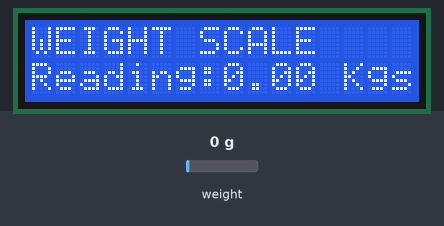
Bench run of a sketch on a simulated Arduino Uno, built with avr-gcc and run on an emulated ATmega328P. Shown: 16×2 character LCD. The test bench sets the inputs (shaded band); at power-on: weight on the scale 0 g. What the sketch prints to the serial monitor is not drawn.

Above: at 2.2 s.
2.3 s: weight on the scale set to 100 g
At 3.5 s:
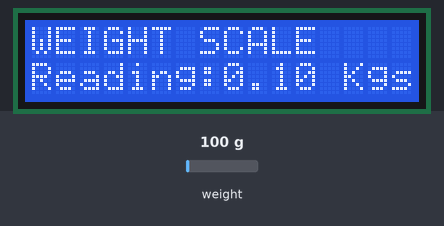
3.8 s: weight on the scale set to 1250 g
At 4.2 s:
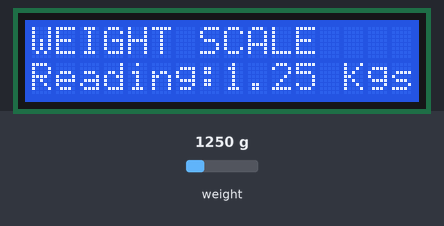
5.3 s: weight on the scale set to 2500 g
At 6.0 s:
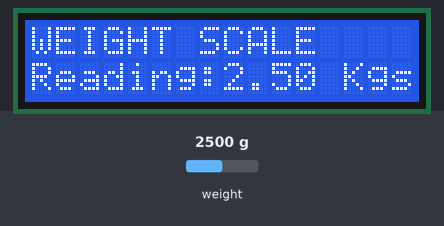
Timing chart, 0 to 8.3 s (numbered marks = the images above; inputs shaded):
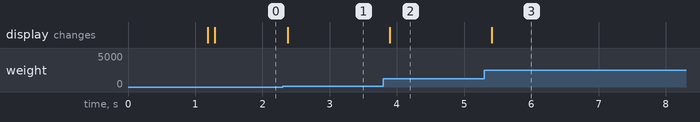

The sketch:

Ard_Weigh_Scale_Code_1.ino
```cpp
//Program code for digital weighing scale using Arduino and HX711 with load cell
#include <LiquidCrystal_I2C.h>
#include "HX711.h"

#define DEBUG_HX711

// calibration parameter from calibrating code with known values
#define CALIBRATION_FACTOR 13389//20780.0

// Create the lcd object address 0x3F and 16 columns x 2 rows
LiquidCrystal_I2C lcd (0x3F, 16,2);

// data pin and clock pin
byte pinData = 3;
byte pinClk = 2;

// define HX711
HX711 scale;

void setup() {

  lcd.init();
  lcd.backlight();
  lcd.print( "WEIGHT SCALE" );

#ifdef DEBUG_HX711
  // Initialize serial communication
  Serial.begin(9600);
  Serial.println("[HX7] Sensor start HX711");
#endif

  //Initializing sensor
  scale.begin(pinData, pinClk);
  // apply the calibration value
  scale.set_scale(CALIBRATION_FACTOR);
  // Initialize the tare
  //Assuming there is no weight on the scale at start up, reset the scale to 0
  scale.tare();
}

void loop() {
#ifdef DEBUG_HX711
  Serial.print("[HX7] Reading: ");
  Serial.print(scale.get_units(), 2);
  Serial.print(" Kgs");
  Serial.println();
#endif
lcd.setCursor (0, 1);
lcd.print( "Reading:" );
lcd.print(scale.get_units(), 2);
lcd.print(" Kgs");
}
```

Measured:
- after the input at 2.3 s, the display: changes after 0.08 s (image 1)
- after the input at 3.8 s, the display: changes after 0.09 s (image 2)
- after the input at 5.3 s, the display: changes after 0.11 s (image 3)
